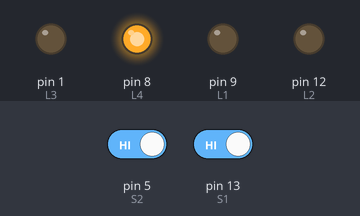
Simulated run of this sketch. Board: Arduino Uno, built with avr-gcc and run on an emulated ATmega328P. Parts: output pins drawn as LEDs (lit = HIGH). Inputs (shaded band) come from the test bench; at power-on: pin 5 (S2) HIGH, pin 13 (S1) HIGH.

Above: at 1.2 s.
1.3 s: pin 5 (S2) driven LOW
At 2.5 s:
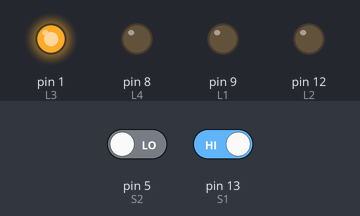
2.8 s: pin 13 (S1) driven LOW
At 3.7 s:
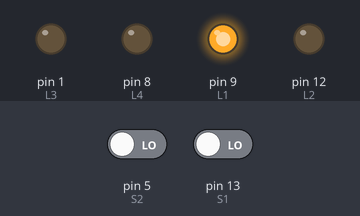
4.3 s: pin 5 (S2) driven HIGH
At 4.8 s:
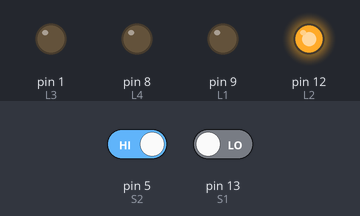
5.8 s: pin 13 (S1) driven HIGH
At 7.2 s:
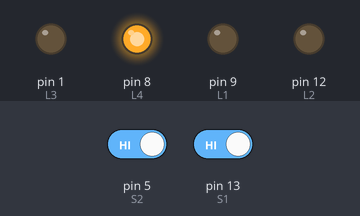
Timing chart, 0 to 8.3 s (numbered marks = the images above; inputs shaded):
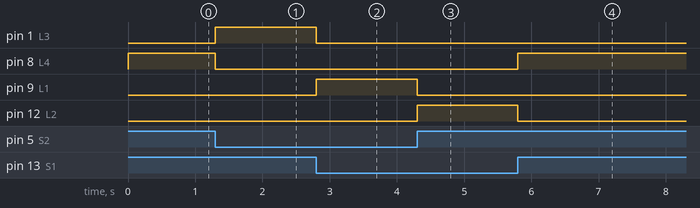

Measured:
- after the input at 1.3 s, pin 1 (L3): LOW → HIGH at once; pin 8 (L4): HIGH → LOW at once
- after the input at 2.8 s, pin 1 (L3): HIGH → LOW at once; pin 9 (L1): LOW → HIGH at once
- after the input at 4.3 s, pin 9 (L1): HIGH → LOW at once; pin 12 (L2): LOW → HIGH at once
- after the input at 5.8 s, pin 8 (L4): LOW → HIGH at once; pin 12 (L2): HIGH → LOW at once

The sketch:

Arduino-LED.ino
```cpp
int L1 = 9;
int L2 = 12;
int L3 = 1;
int L4 = 8;
int S1 = 13;
int S2 = 5;
void setup() {
pinMode(L1, OUTPUT);
pinMode(L2, OUTPUT);
pinMode(L3, OUTPUT);
pinMode(L4, OUTPUT);
pinMode(S1, INPUT);
pinMode(S2, INPUT);
}

void loop() {
int a=digitalRead(S1);
int b=digitalRead(S2);
if (a==0 && b==0){
  digitalWrite(L1, HIGH);
  digitalWrite(L2, LOW);
  digitalWrite(L3, LOW);
  digitalWrite(L4, LOW);
}else if (a==0 && b==1){
  digitalWrite(L1, LOW);
  digitalWrite(L2, HIGH);
  digitalWrite(L3, LOW);
  digitalWrite(L4, LOW);
}else if (a==1 && b==0){
  digitalWrite(L1, LOW);
  digitalWrite(L2, LOW);
  digitalWrite(L3, HIGH);
  digitalWrite(L4, LOW);
}else if (a==1 && b==1){
  digitalWrite(L1, LOW);
  digitalWrite(L2, LOW);
  digitalWrite(L3, LOW);
  digitalWrite(L4, HIGH);
}
}
```
